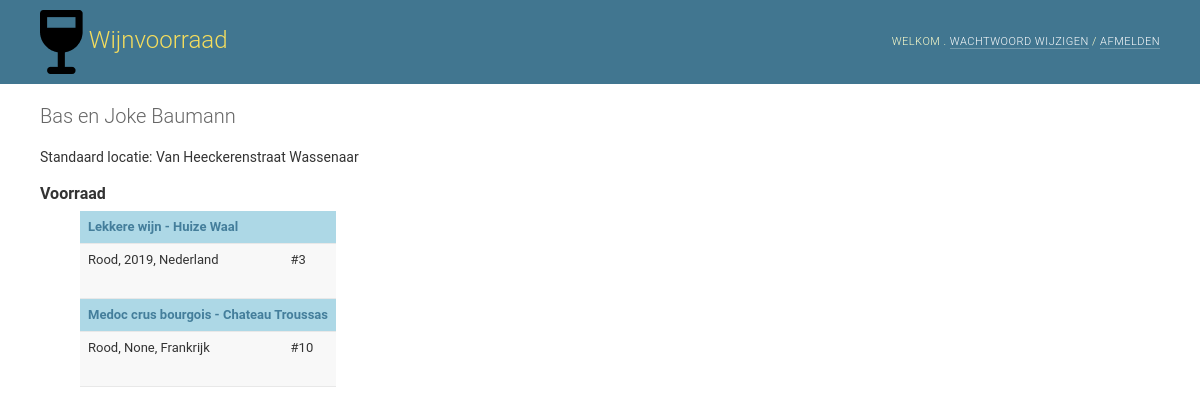
Page /WijnVoorraad/deelnemer/1/ on the committed database.
### WijnVoorraad/models.py (models this page shows, shortened)
class Deelnemer(models.Model):
    naam = models.CharField(max_length=200)
    standaardLocatie = models.ForeignKey(
        Locatie, on_delete=models.SET_NULL, blank=True, null=True
    )
    users = models.ManyToManyField(
        User,
        through="DeelnemerUser",
        through_fields=("deelnemer", "user"),
    )
    class Meta:
        ordering = ["naam"]

class Locatie(models.Model):
    omschrijving = models.CharField(max_length=200)
    def __str__(self):
        return self.omschrijving
    class Meta:
        ordering = ["omschrijving"]

class WijnVoorraad(models.Model):
    wijn = models.ForeignKey(Wijn, on_delete=models.PROTECT)
    deelnemer = models.ForeignKey(Deelnemer, on_delete=models.PROTECT)
    locatie = models.ForeignKey(Locatie, on_delete=models.PROTECT)
    vak = models.ForeignKey(Vak, on_delete=models.PROTECT, null=True, blank=True)
    aantal = models.IntegerField(default=0)
    class Meta:
        ordering = ["wijn", "deelnemer", "locatie", "vak"]
        verbose_name = "Wijnvoorraad"
        verbose_name_plural = "wijnvoorraad"
        constraints = [
            models.UniqueConstraint(
                name="unique_wijnvoorraad",
                fields=["wijn", "deelnemer", "locatie", "vak"],
                deferrable=Deferrable.DEFERRED,
            )
        ]

class Wijn(models.Model):
    naam = models.CharField(max_length=200)
    domein = models.CharField(max_length=200)
    wijnsoort = models.ForeignKey(WijnSoort, on_delete=models.PROTECT)
    def validate_jaartal(jaartal):
        if not (1900 < jaartal < 2500):
            raise ValidationError(
                (
                    "%(jaartal)s is geen geldig jaartal. Het jaartal moet liggen tussen 1901 en 2499"
                ),
                params={"jaartal": jaartal},
            )
    jaar = models.PositiveSmallIntegerField(
        null=True, blank=True, validators=[validate_jaartal]
    )
    land = models.CharField(max_length=200, null=True, blank=True)
    streek = models.CharField(max_length=200, null=True, blank=True)
    classificatie = models.CharField(max_length=200, null=True, blank=True)
    leverancier = models.CharField(max_length=200, null=True, blank=True)
    website = models.URLField(max_length=200, null=True, blank=True)
    opmerking = models.CharField(max_length=200, null=True, blank=True)
    datumAangemaakt = models.DateTimeField(auto_now_add=True)
    datumAfgesloten = models.DateTimeField(null=True, blank=True)
    wijnDruivensoorten = models.ManyToManyField(
        DruivenSoort,
        through="WijnDruivensoort",
        through_fields=("wijn", "druivensoort"),
    )
    class Meta:
        ordering = ["naam"]
        verbose_name_plural = "wijnen"
        constraints = [
            models.UniqueConstraint(
                name="unique_wijn",
                fields=["naam", "domein"],
                deferrable=Deferrable.DEFERRED,
            )
        ]

class WijnSoort(models.Model):
    omschrijving = models.CharField(max_length=200)
    class Meta:
        ordering = ["omschrijving"]
        verbose_name = "wijnsoort"
        verbose_name_plural = "wijnsoorten"

### WijnVoorraad/views.py (the view)
# urls.py: path('deelnemer/<pk>/', DeelnemerDetailView.as_view(), name='deelnemer_detail')
class DeelnemerDetailView(DetailView):
    model = Deelnemer
    context_object_name = 'deelnemer'
    def get_context_data(self, **kwargs):
        context = super().get_context_data(**kwargs)
        context['voorraad_list'] = WijnVoorraad.objects.filter(deelnemer=self.object)
        return context

### WijnVoorraad/templates/WijnVoorraad/deelnemer_detail.html
{% extends "./base.html" %}
{% block content %}
<h1>{{ deelnemer.naam }}</h1>
<p>Standaard locatie: {{ object.standaardLocatie }}</p>
<h2>Voorraad</h2>
<ul>
    <table>
        {% for v in voorraad_list %}
            <tr class="mainrow">
                <td colspan="2" class="mainrow">
                    <b><a href="{% url 'WijnVoorraad:detail' v.id %}">{{ v.wijn.naam }} - {{ v.wijn.domein }}</a></b>
                </td>
            </tr>
            <tr class="nextrow">
                <td class="nextrow">
                    {{ v.wijn.wijnsoort.omschrijving }},
                    {{ v.wijn.jaar }},
                    {{ v.wijn.land }}
                </td>
                <td class="nextrow">
                    #{{ v.aantal }}
                </td>
            </tr>
        {% endfor %}
        </table>
</ul>
{% endblock %}

### WijnVoorraad/templates/WijnVoorraad/base.html (shortened to what this page needs)
{% load i18n static %}
<!DOCTYPE html>
<html lang="nl-nl">
<head>
    <link rel="stylesheet" href="{% static 'WijnVoorraad/style.css' %}">
</head>
<body>
<body class="{% if is_popup %}popup {% endif %}{% block bodyclass %}{% endblock %}"
  data-admin-utc-offset="{% now "Z" %}">
<div id="container">
    {% if not is_popup %}
    {% block header %}
    <div id="header">
        <div id="branding">
          <h1 id="site-name"><img src="{% static 'WijnVoorraad/Wineicon.png'%}" alt="logo">
            <a href="{% url 'WijnVoorraad:index' %}">{{ site_header|default:_('Wijnvoorraad') }}</a></h1>
        </div>
        <div id="user-tools">
                Welkom
                <strong>{% firstof user.get_short_name user.get_username %}</strong>.
                <a href="{% url 'password_change' %}">Wachtwoord wijzigen</a> /
                <form id="logout-form" method="post" action="{% url 'logout' %}">
                    <button type="submit">Afmelden</button>
                </form>
        </div>
    </div>
    {% endblock %}
    {% endif %}
    <div class="main" id="main">
      <div class="content">
        <div id="content" class="{% block coltype %}colM{% endblock %}">
          {% block content %}{% endblock %}
          <br class="clear">
        </div>
      </div>
    </div>
</div>
</body>
</html>

### WijnVoorraad/static/WijnVoorraad/style.css (style rules this page uses)
.mainrow { background-color: lightblue; }
.nextrow { padding-bottom: 30px; }
:root { --primary: #79aec8; --secondary: #417690; --accent: #f5dd5d; --primary-fg: #fff; --body-fg: #333; --body-bg: #fff; --body-quiet-color: #666; --body-loud-color: #000; --header-color: #ffc; --header-branding-color: var(--accent); --header-bg: var(--secondary); --header-link-color: var(--primary-fg); --link-fg: #447e9b; --link-hover-color: #036; --link-selected-fg: #5b80b2; --hairline-color: #e8e8e8; --border-color: #ccc; --error-fg: #ba2121; --message-success-bg: #dfd; --message-warning-bg: #ffc; --message-error-bg: #ffefef; --darkened-bg: #f8f8f8; --selected-bg: #e4e4e4; --selected-row: #ffc; --button-fg: #fff; --button-bg: var(--primary); --button-hover-bg: #609ab6; --default-button-bg: var(--secondary); --default-button-hover-bg: #205067; --close-button-bg: #888; --close-button-hover-bg: #747474; --delete-button-bg: #ba2121; --delete-button-hover-bg: #a41515; --object-tools-fg: var(--button-fg); --object-tools-bg: var(--close-button-bg); --object-tools-hover-bg: var(--close-button-hover-bg); }
html, body { height: 100%; }
body { margin: 0; padding: 0; font-size: 0.875rem; font-family: "Roboto","Lucida Grande","DejaVu Sans","Bitstream Vera Sans",Verdana,Arial,sans-serif; color: var(--body-fg); background: var(--body-bg); }
a:link, a:visited { color: var(--link-fg); text-decoration: none; transition: color 0.15s, background 0.15s; }
p, ol, ul, dl { margin: .2em 0 .8em 0; }
p { padding: 0; line-height: 140%; }
h1,h2,h3,h4,h5 { font-weight: bold; }
h1 { margin: 0 0 20px; font-weight: 300; font-size: 1.25rem; color: var(--body-quiet-color); }
h2 { font-size: 1rem; margin: 1em 0 .5em 0; }
form { margin: 0; padding: 0; }
p img, h1 img, h2 img, h3 img, h4 img, td img { vertical-align: middle; }
table { border-collapse: collapse; border-color: var(--border-color); }
td, th { font-size: 0.8125rem; line-height: 16px; border-bottom: 1px solid var(--hairline-color); vertical-align: top; padding: 8px; }
tr:nth-child(odd), .row-form-errors { background: var(--body-bg); }
tr:nth-child(even), tr:nth-child(even) .errorlist, tr:nth-child(odd) + .row-form-errors, tr:nth-child(odd) + .row-form-errors .errorlist { background: var(--darkened-bg); }
#container { position: relative; width: 100%; min-width: 980px; padding: 0; display: flex; flex-direction: column; height: 100%; }
#container > div { flex-shrink: 0; }
#container > .main { display: flex; flex: 1 0 auto; }
.main > .content { flex: 1 0; max-width: 100%; }
#content { padding: 20px 40px; }
#header { width: auto; height: auto; display: flex; justify-content: space-between; align-items: center; padding: 10px 40px; background: var(--header-bg); color: var(--header-color); overflow: hidden; }
#header a:link, #header a:visited, #logout-form button { color: var(--header-link-color); }
#branding { float: left; }
#branding h1 { padding: 0; margin: 0 20px 0 0; font-weight: 300; font-size: 1.5rem; color: var(--header-branding-color); }
#branding h1 a:link, #branding h1 a:visited { color: var(--accent); }
#logout-form { display: inline; }
#logout-form button { background: none; border: 0; cursor: pointer; font-family: "Roboto","Lucida Grande","DejaVu Sans","Bitstream Vera Sans",Verdana,Arial,sans-serif; }
#user-tools { float: right; margin: 0 0 0 20px; text-align: right; }
#user-tools, #logout-form button { padding: 0; font-weight: 300; font-size: 0.6875rem; letter-spacing: 0.5px; text-transform: uppercase; }
#user-tools a, #logout-form button { border-bottom: 1px solid rgba(255, 255, 255, 0.25); }

### rows in the picture
Deelnemer: naam "Bas en Joke Baumann", standaardLocatie "Van Heeckerenstraat Wassenaar"
WijnVoorraad: wijn.naam "Lekkere wijn", wijn.domein "Huize Waal", wijn.wijnsoort.omschrijving "Rood", wijn.jaar "2019", wijn.land "Nederland", aantal "3"
WijnVoorraad: wijn.naam "Medoc crus bourgois", wijn.domein "Chateau Troussas", wijn.wijnsoort.omschrijving "Rood", wijn.jaar "None", wijn.land "Frankrijk", aantal "10"

### other values in the picture
{{ site_header|default:_('Wijnvoorraad') }} "Wijnvoorraad"
